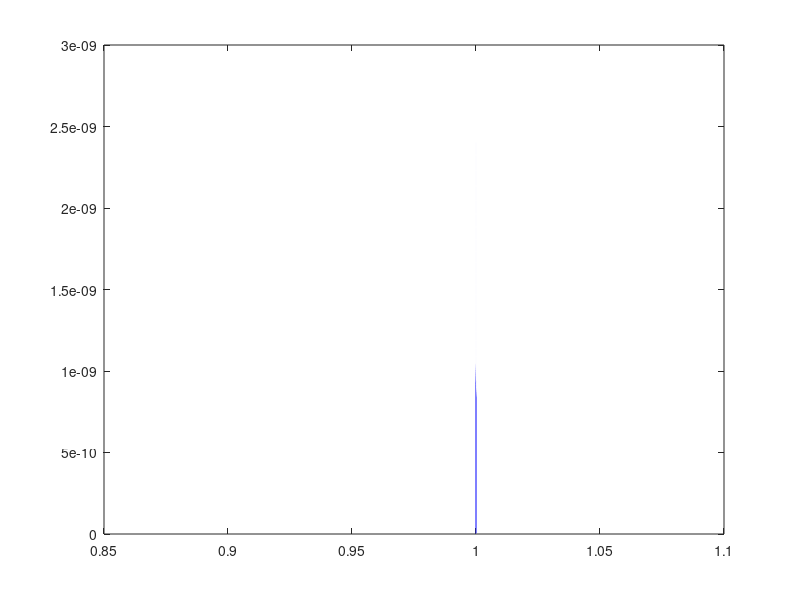

Here is the MATLAB script that generated this plot:
clear 
clc
%{
temp=100
et=50*10^-3;     %chemical potential
mu=5*et/5;         %.01 ev
%beta=1/(8.617*10^-5*temp);        %temp =100K
beta=1/(10^-4*temp);

k=linspace(-3.16,3.16,10000);
E=et*k;
%E=linspace(-1,1,10000);
%}

%f=1./(1+exp((E-mu)*beta));
N=100000;
maxi=.0000000001;
mini=1-maxi;

f1=linspace(0,maxi,N);
f2=linspace(mini,1,N);
%delf=(beta*exp(beta*(E - mu)))./((exp(beta*(E - mu)) + 1).^2);
%sf=-(1./(1+exp((E-mu)*beta))).*log(1./(1+exp((E-mu)*beta)))-(exp(E-mu)*beta./(1+exp((E-mu)*beta))).*log(exp(E-mu)*beta./(1+exp((E-mu)*beta)));
sf1=-f1.*log(f1)-(1-f1).*log(1-f1);
sf2=-f2.*log(f2)-(1-f2).*log(1-f2);

%x=log((1-f)./f);
%y=log(1+exp(x))-x.*exp(x);

%plot(E,f)
%hold on
%plot(E,delf,'r')
%hold on
%plot(E,sf,'g')
%plot(f,y)

%plot(f1,sf1)
%hold on
plot(f2,sf2)
